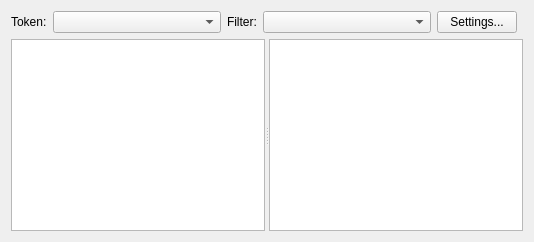
<?xml version="1.0" encoding="UTF-8"?>
<ui version="4.0">
 <class>tool</class>
 <widget class="QWidget" name="tool">
  <layout class="QGridLayout" name="gridLayout">
   <item row="1" column="3">
    <widget class="KHistoryComboBox" name="filter">
     <property name="sizePolicy">
      <sizepolicy hsizetype="Expanding" vsizetype="Fixed">
       <horstretch>0</horstretch>
       <verstretch>0</verstretch>
      </sizepolicy>
     </property>
     <property name="whatsThis">
      <string>A regular expression which must also be matched. Use %{token} to include the token.

This can be used to get the effect of full text searching for strings which contain the token and match the filter.</string>
     </property>
     <property name="insertPolicy">
      <enum>QComboBox::InsertAtTop</enum>
     </property>
    </widget>
   </item>
   <item row="1" column="1">
    <widget class="KHistoryComboBox" name="token">
     <property name="sizePolicy">
      <sizepolicy hsizetype="Expanding" vsizetype="Fixed">
       <horstretch>0</horstretch>
       <verstretch>0</verstretch>
      </sizepolicy>
     </property>
     <property name="whatsThis">
      <string>Find a symbol, filename or other token using auto-completion. Hit return to lookup occurrences within files.</string>
     </property>
     <property name="insertPolicy">
      <enum>QComboBox::InsertAtTop</enum>
     </property>
    </widget>
   </item>
   <item row="1" column="4">
    <widget class="QPushButton" name="settings">
     <property name="text">
      <string>Settings...</string>
     </property>
    </widget>
   </item>
   <item row="1" column="0">
    <widget class="QLabel" name="labelToken">
     <property name="text">
      <string>Token:</string>
     </property>
     <property name="buddy">
      <cstring>token</cstring>
     </property>
    </widget>
   </item>
   <item row="2" column="0" colspan="6">
    <widget class="QSplitter" name="results">
     <property name="orientation">
      <enum>Qt::Horizontal</enum>
     </property>
     <widget class="QTableView" name="matches">
      <property name="whatsThis">
       <string>Filtered matches for the token. Activate a match to jump to it.</string>
      </property>
      <property name="editTriggers">
       <set>QAbstractItemView::NoEditTriggers</set>
      </property>
      <property name="selectionMode">
       <enum>QAbstractItemView::SingleSelection</enum>
      </property>
      <property name="selectionBehavior">
       <enum>QAbstractItemView::SelectRows</enum>
      </property>
      <property name="sortingEnabled">
       <bool>true</bool>
      </property>
      <attribute name="verticalHeaderVisible">
       <bool>false</bool>
      </attribute>
     </widget>
     <widget class="QTableView" name="history">
      <property name="whatsThis">
       <string>Stack of previous locations. Activate an item to jump to it.</string>
      </property>
      <property name="editTriggers">
       <set>QAbstractItemView::NoEditTriggers</set>
      </property>
      <property name="selectionMode">
       <enum>QAbstractItemView::SingleSelection</enum>
      </property>
      <property name="selectionBehavior">
       <enum>QAbstractItemView::SelectRows</enum>
      </property>
      <attribute name="verticalHeaderVisible">
       <bool>false</bool>
      </attribute>
     </widget>
    </widget>
   </item>
   <item row="1" column="2">
    <widget class="QLabel" name="labelFilter">
     <property name="text">
      <string>Filter:</string>
     </property>
     <property name="buddy">
      <cstring>filter</cstring>
     </property>
    </widget>
   </item>
  </layout>
 </widget>
 <customwidgets>
  <customwidget>
   <class>KComboBox</class>
   <extends>QComboBox</extends>
   <header>kcombobox.h</header>
  </customwidget>
  <customwidget>
   <class>KHistoryComboBox</class>
   <extends>KComboBox</extends>
   <header>khistorycombobox.h</header>
  </customwidget>
 </customwidgets>
 <tabstops>
  <tabstop>token</tabstop>
  <tabstop>matches</tabstop>
  <tabstop>history</tabstop>
  <tabstop>filter</tabstop>
  <tabstop>settings</tabstop>
 </tabstops>
 <resources/>
 <connections/>
</ui>
